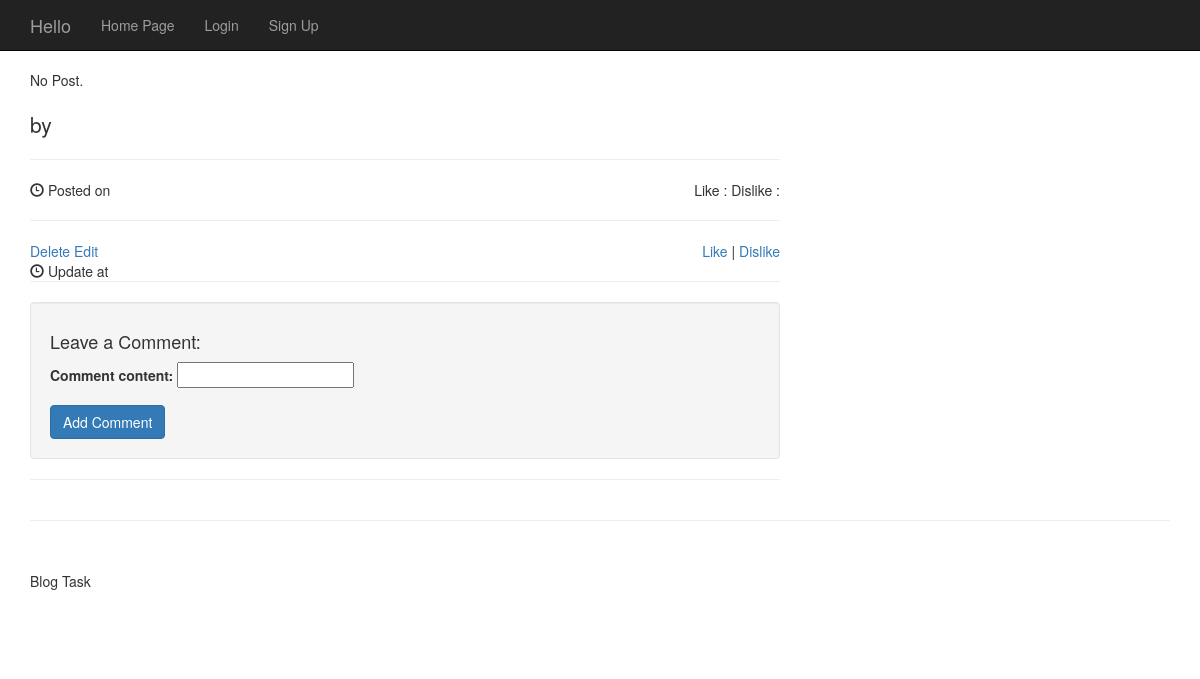
Before: /category/11/post/37/ with the older database file.
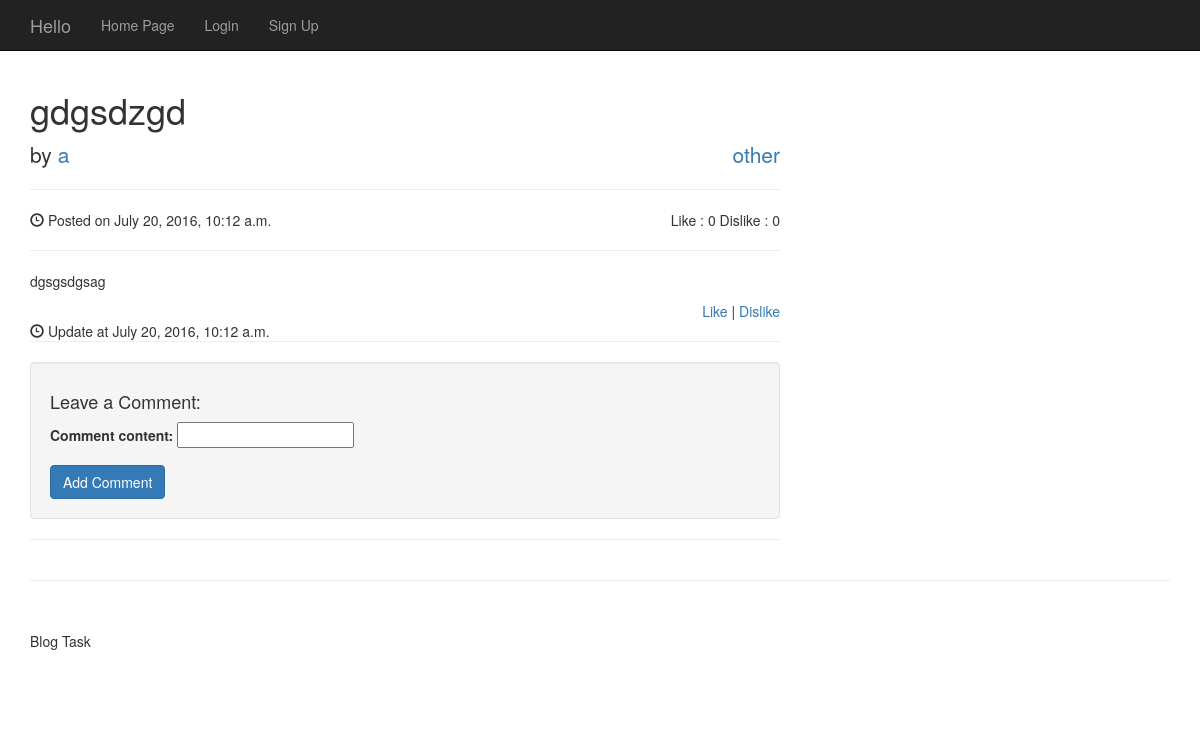
After: the same page with the newer database file.
### TaskBlogApp/models.py (models this page shows, shortened)
class Post(models.Model):
    post_cat = models.ForeignKey(Category)
    post_author = models.ForeignKey(User)
    post_title = models.CharField(max_length=70)
    post_content = models.TextField()
    post_createdAt = models.DateTimeField(auto_now_add=True, null=True, blank=True)
    post_updatedAd = models.DateTimeField(auto_now_add=False, default=datetime.now)
    post_like = models.IntegerField(default=0)
    post_dislike = models.IntegerField(default=0)

class Category(models.Model):
    cat_title = models.CharField(max_length=70)

### TaskBlogApp/views.py (the view)
# urls.py: url(r'^category/(?P<id>[0-9]+)/post/(?P<pk>[0-9]+)/$', views.PostView.as_view(), name='post'),
class PostView(generic.View):
    template_name = 'post.html'
    def get(self, request, pk, id):
        comment_form = AddCommentForm()
        try:
            post = Post.objects.get(id=pk)
        except Post.DoesNotExist:
            post = None
        return render(request, 'post.html', {
            'post': post,
            'comment_form': comment_form,
            'comment_form_error': comment_form.errors})
    def post(self, request, pk, id):
        comment_form = AddCommentForm(request.POST)
        if comment_form.is_valid():
            if request.user.is_authenticated():
                post = Post.objects.get(id=pk)
                comment_form.save(commit=False)
                comment_form.instance.comment_author = request.user
                comment_form.instance.comment_post = post
                comment_form.save()
                return HttpResponseRedirect('/category/%s/post/%s/' % (id, pk))
            else:
                return HttpResponseRedirect('/login/')
        else:
            try:
                post = Post.objects.get(id=pk)
            except Post.DoesNotExist:
                post = None
            return render(request, 'post.html', {
                'post': post,
                'comment_form': comment_form,
                'comment_form_error': comment_form.errors})

### TaskBlogApp/forms.py
class AddCommentForm(forms.ModelForm):
    class Meta:
        model = Comment
        fields = {'comment_content'}

### templates/post.html (shortened to what this page needs)
<!DOCTYPE html>
<html lang="en">
<head>
    <link rel="stylesheet" href="https://maxcdn.bootstrapcdn.com/bootstrap/3.3.6/css/bootstrap.min.css" />
</head>
<body>
{% extends 'header.html' %}
{% block content %}
    <div class="container">
        <div class="row">
            <div class="col-lg-8">
                {% if not post %}
                    No Post.
                {% endif %}
                <h1>{{ post.post_title }}</h1>
                <p class="lead">
                    by <a href="#">{{ post.post_author }}</a>
                    <span style="float: right;"> <a href="{% url 'category' post.post_cat_id %}">{{ post.post_cat.cat_title }}</a></span>
                </p>
                <hr>
                <p><span class="glyphicon glyphicon-time"></span> Posted on {{ post.post_createdAt }}
                <span style="float: right">Like : {{ post.post_like }} Dislike : {{ post.post_dislike }}</span>
                </p>
                <hr>
                <p>{{ post.post_content }}</p>
                <div style="float: left">
                {% if user.is_superuser %}
                    <a href="{% url 'delete_post' post.post_cat_id post.pk %}">Delete</a>
                    <a href="{% url 'edit_post' post.post_cat_id post.pk %}">Edit</a>
                {% else %}
                    {% if post.post_author_id == request.user.id %}
                        <a href="{% url 'delete_post' post.post_cat_id post.pk %}">Delete</a>
                        <a href="{% url 'edit_post' post.post_cat_id post.pk %}">Edit</a>
                    {% endif %}
                {% endif %}
                    <br><span class="glyphicon glyphicon-time"></span> Update at {{ post.post_updatedAd }}
                </div>
                <div style="text-align: right" style="float: left">
                    <a href="{% url 'like_post' post.post_cat_id post.pk %}">Like</a> |
                    <a href="{% url 'dislike_post' post.post_cat_id post.pk %}">Dislike</a></div>
                <hr>
                <div class="well">
                    <h4>Leave a Comment:</h4>
                    <form role="form" method="post">
                        <div class="form-group">
                            {{ comment_form.as_p }}
                        </div>
                        <button type="submit" class="btn btn-primary">Add Comment</button>
                    </form>
                </div>
                <hr>
            </div>
        </div>
        <hr>
        <footer>
            <div class="row">
                <div class="col-lg-12">
                    <p>Blog Task</p>
                </div>
            </div>
        </footer>
    </div>
{% endblock content %}

Changed rows visible on the page:
added Post: post_title "gdgsdzgd", post_author "a", post_cat.cat_title "other", post_createdAt "July 20, 2016, 10:12 a.m.", post_like "0", post_dislike "0", post_content "dgsgsdgsag", post_updatedAd "July 20, 2016, 10:12 a.m."
Other visible differences:
text no longer shown: "No Post. Delete Edit"
